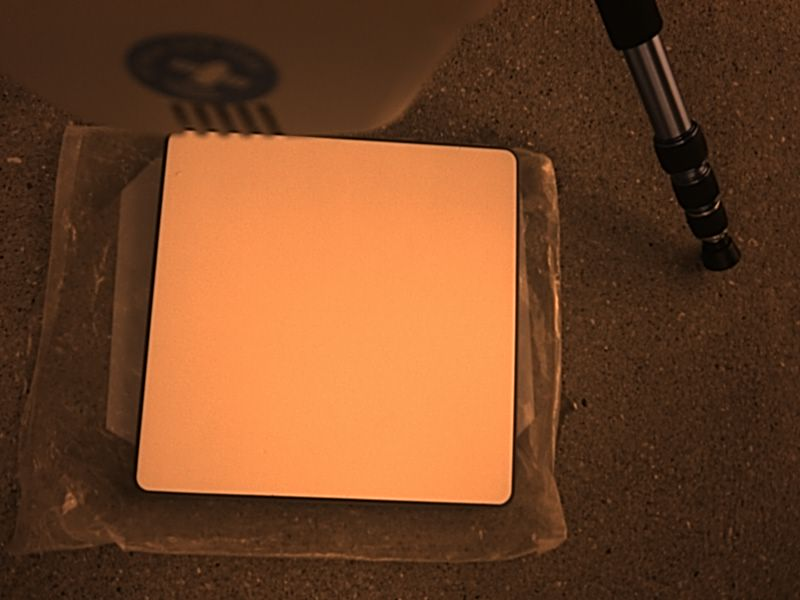
%> input picture CascadingSentera/field_test/NDRE/cal.jpg, 800 x 600 px
$ octave MergeToNDVI.m   (GNU Octave 9; MATLAB toolbox functions it lacks are replaced by stand-ins)
%> lines starting %> are read from the running program, lines starting %| are printed output that depends on the picture
% MergeToNDVI
% Script for merging RGB and NDRE images taken by the Sentera into a single
% NDVI image
% Instructions: Fill out the two fields in the Input section below, then
% run. The NDVI image will appear in a popup from which it can be saved as a
% .jpg


% ----- INPUT -----
% session: enter name of session. This will also be the directory name.
session = 'field_test';
% imgName: enter name of image of interest. It will be the same in both the
% nRGB and NDRE folders.
imgName = 'cal.jpg';
% exposure: the image exposure time (in secons) for the RGB and NIR images
ev_rgb = 1/547;
ev_nir = 1/130;
% ISO: the image ISO for the RGB and NIR images
iso_rgb = 1328;
iso_nir = 1600;

% ----- End Input: just hit run -----

rgbImgPath = [session '/nRGB/' imgName];
nirImgPath = [session '/NDRE/' imgName];

rgbRaw = imread(rgbImgPath);
%> rgbRaw is the input picture: size 600x800x3 uint8; mean R, G, B 115.8, 69.8, 39
nirRaw = imread(nirImgPath);

rgbRaw = imresize(rgbRaw, 1);
nirRaw = imresize(nirRaw, 1);

bandDataSep = zeros(size(rgbRaw,1), size(rgbRaw,2), 5);
bandDataNorm = zeros(size(rgbRaw,1), size(rgbRaw,2), 5);

% remove cross-band interferance
bandDataSep(:,:,1) = -0.061*rgbRaw(:,:,1) - 0.182*rgbRaw(:,:,2) + 1.377*rgbRaw(:,:,3); % blue
bandDataSep(:,:,2) = -0.329*rgbRaw(:,:,1) + 1.420*rgbRaw(:,:,2) - 0.199*rgbRaw(:,:,3); % green
bandDataSep(:,:,3) = +1.150*rgbRaw(:,:,1) - 0.110*rgbRaw(:,:,2) - 0.034*rgbRaw(:,:,3); % red
bandDataSep(:,:,4) = +1.000*nirRaw(:,:,1) - 0.956*nirRaw(:,:,3); % red edge
bandDataSep(:,:,5) = -0.341*nirRaw(:,:,1) + 2.436*nirRaw(:,:,3); % NIR

% account for camera's sensitivity difference (Step 1)
bandDataNorm(:,:,1:3) = bandDataSep(:,:,1:3) / (ev_rgb * (iso_rgb / 100));
bandDataNorm(:,:,4:5) = bandDataSep(:,:,4:5) / (ev_nir * (iso_nir / 100));

% account for camera's sensitivity difference (Step 2)
k = 255 / max(bandDataNorm(:));
%> k = 0.0258
bandDataNorm = bandDataNorm .* k;
rgb_coef = k / (ev_rgb * (iso_rgb / 100));
%> rgb_coef = 1.06
nir_coef = k / (ev_nir * (iso_nir / 100));
%> nir_coef = 0.21

% calculate NDVI
ndvi = (bandDataNorm(:,:,5) - bandDataNorm(:,:,3)) ./ (bandDataNorm(:,:,5) + bandDataNorm(:,:,3));
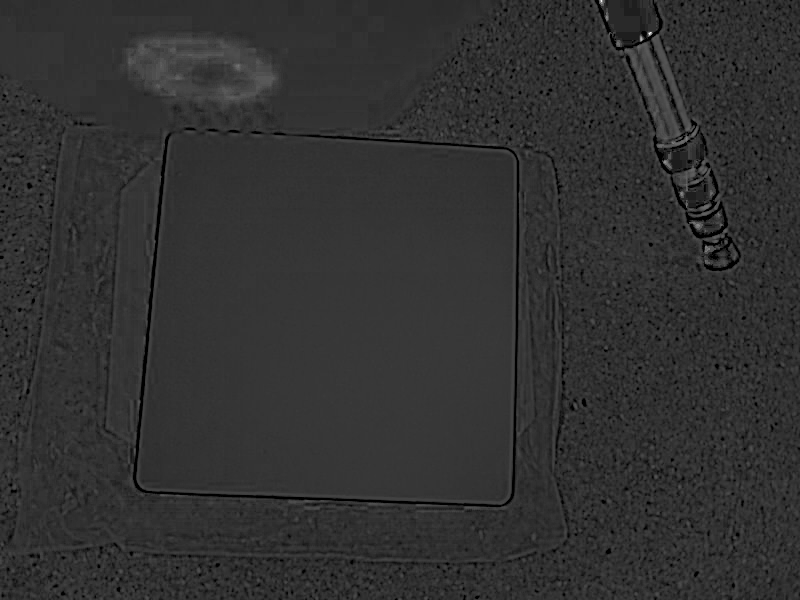
%> ndvi: size 600x800 double; min -1, max 0.369, mean -0.733; drawn with min black and max white
ndre = (bandDataNorm(:,:,5) - bandDataNorm(:,:,4)) ./ (bandDataNorm(:,:,5) + bandDataNorm(:,:,4));

% clamp 0-1
ndvi(ndvi<0) = 0;
ndre(ndre<0) = 0;
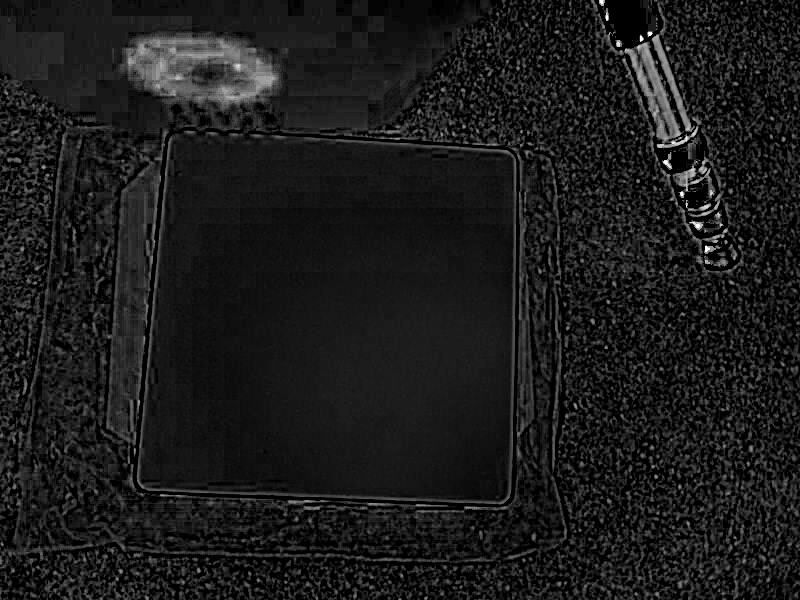
%> ndre: size 600x800 double; min 0, max 1, mean 0.108

% grab images
rgbSep = zeros(size(rgbRaw,1), size(rgbRaw,2), 3);
rgbSep(:,:,1) = bandDataSep(:,:,3);
rgbSep(:,:,2) = bandDataSep(:,:,2);
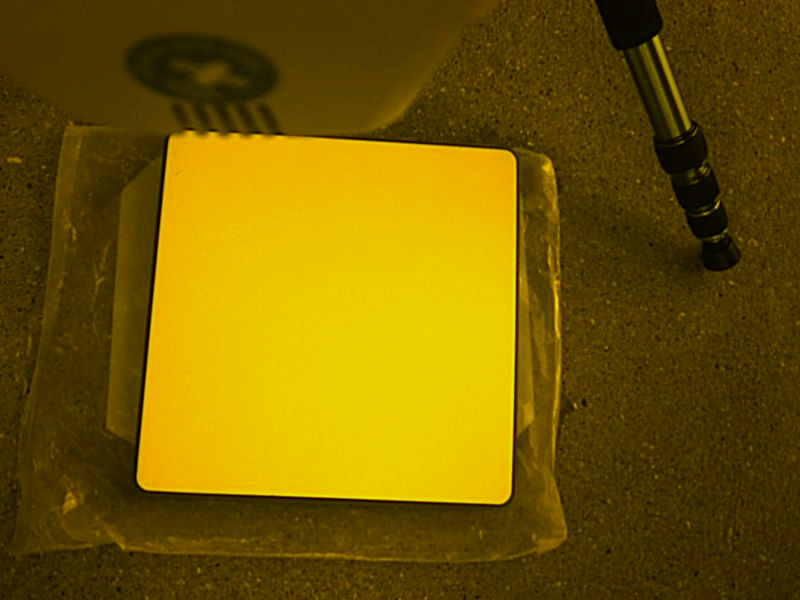
%> rgbSep: size 600x800x3 double; mean R, G, B 116.3, 91.4, 0
rgbSep(:,:,3) = bandDataSep(:,:,1);

nirSep = zeros(size(rgbRaw,1), size(rgbRaw,2), 3);
nirSep(:,:,1) = bandDataSep(:,:,5); % red
nirSep(:,:,2) = bandDataSep(:,:,5); % green
nirSep(:,:,3) = bandDataSep(:,:,4); % blue
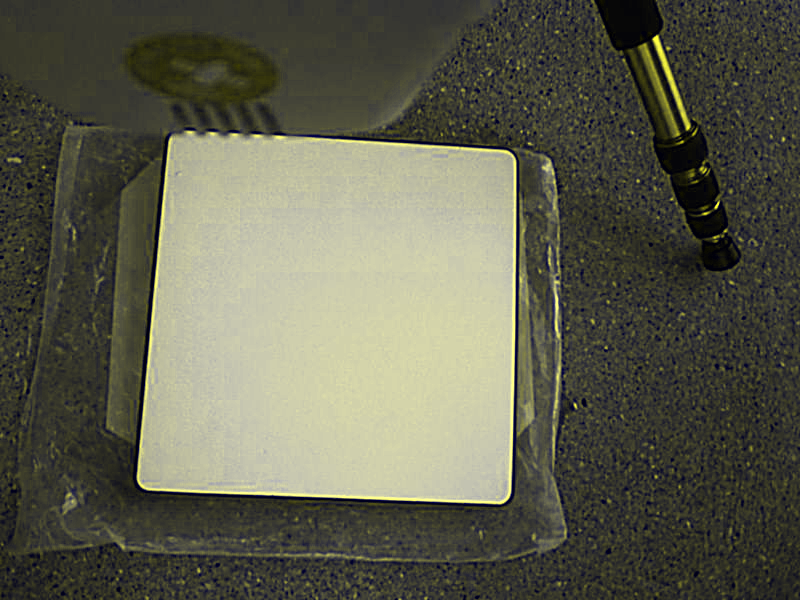
%> nirSep: size 600x800x3 double; mean R, G, B 94.9, 94.9, 78.5

rgbNorm = zeros(size(rgbRaw,1), size(rgbRaw,2), 3);
rgbNorm(:,:,1) = bandDataNorm(:,:,3);
rgbNorm(:,:,2) = bandDataNorm(:,:,2);
rgbNorm(:,:,3) = bandDataNorm(:,:,1);

nirNorm = zeros(size(rgbRaw,1), size(rgbRaw,2), 3);
nirNorm(:,:,1) = bandDataNorm(:,:,5);
nirNorm(:,:,2) = bandDataNorm(:,:,5);
nirNorm(:,:,3) = bandDataNorm(:,:,4);


figure(1);
subplot(2,3,1); imshow(uint8(rgbSep)); title("RGB: Band Separated");
subplot(2,3,2); imshow(uint8(rgbSep(:,:,1))); title("RGB: Band Separated, Red Only");
subplot(2,3,3); histogram(rgbSep(:,:,1)); title("RGB: Band Separated, Red Only");
subplot(2,3,4); imshow(uint8(nirSep)); title("NIR: Band Separated");
subplot(2,3,5); imshow(uint8(nirSep(:,:,1))); title("NIR: Band Separated, NIR Only");
subplot(2,3,6); histogram(nirSep(:,:,1)); title("NIR: Band Separated, NIR Only");
figure(2);
subplot(2,3,1); imshow(uint8(rgbNorm)); title("RGB: Normalized");
subplot(2,3,2); imshow(uint8(rgbNorm(:,:,1))); title("RGB: Normalized, Red Only");
subplot(2,3,3); histogram(rgbNorm(:,:,1)); title("RGB: Normalized, Red Only");
subplot(2,3,4); imshow(uint8(nirNorm)); title("NIR: Normalized");
%> after `imshow(uint8(nirNorm))`:
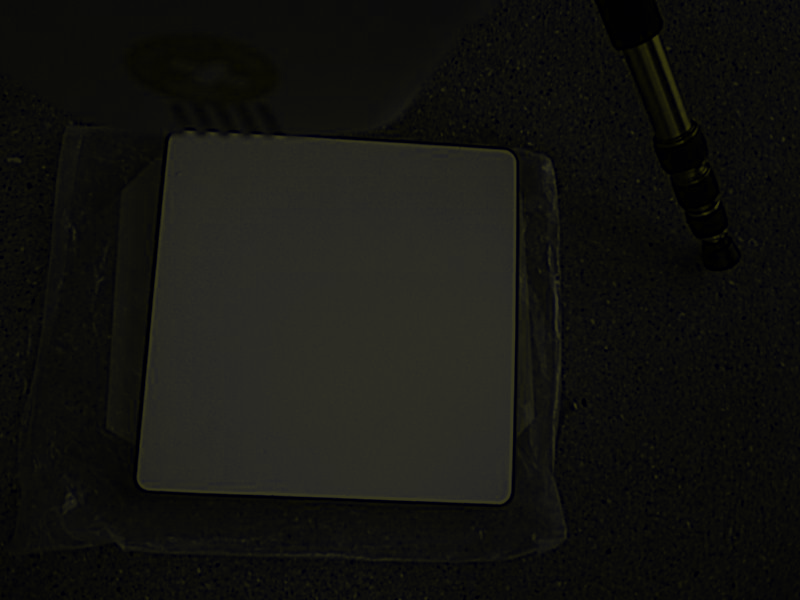
%> displayed picture: size 600x800x3, on the screen's scale of 0 to 255; mean R, G, B 19.9, 19.9, 16.4
subplot(2,3,5); imshow(uint8(nirNorm(:,:,1))); title("NIR: Normalized, NIR Only");
subplot(2,3,6); histogram(nirNorm(:,:,1)); title("NIR: Normalized, NIR Only");
%> after `title("NIR: Normalized, NIR Only")`:
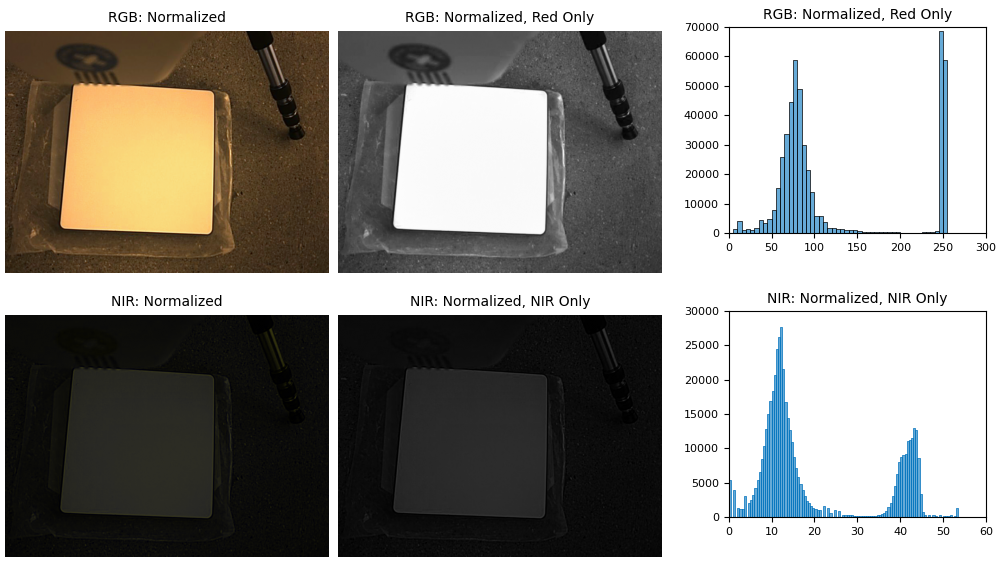
%> figure redrawn from the program's plot data, 6 panels
figure(3);
subplot(2,2,1); imshow(ndvi); title("NDVI");
subplot(2,2,2); histogram(ndvi); title("NDVI");
subplot(2,2,3); imshow(ndre); title("NDRE");
subplot(2,2,4); histogram(ndre); title("NDRE");
%> after `title("NDRE")`:
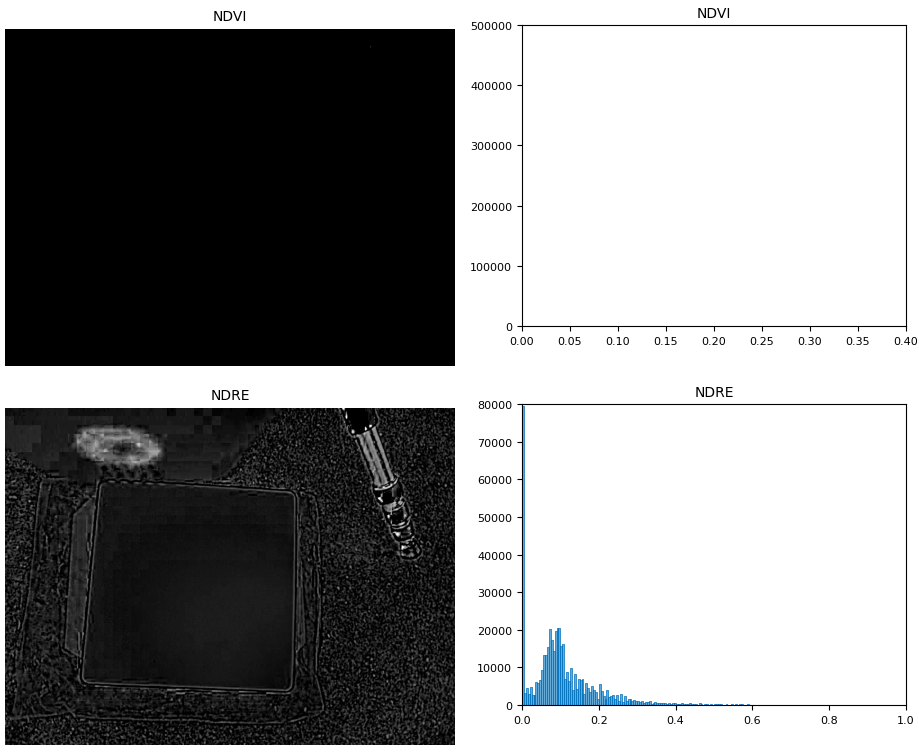
%> figure redrawn from the program's plot data, 4 panels

$ run again, with CascadingSentera/field_test/NDRE/img.jpg copied over CascadingSentera/field_test/NDRE/cal.jpg
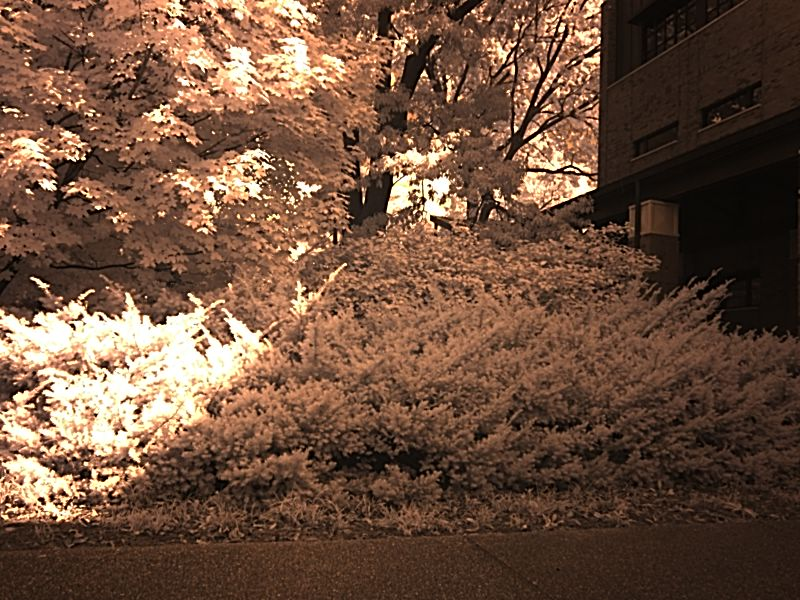
%> input picture CascadingSentera/field_test/NDRE/img.jpg, 800 x 600 px
%> rgbRaw is the input picture: size 600x800x3 uint8; mean R, G, B 109.2, 79.6, 60.7
%> k = 0.0243
%> rgb_coef = 1
%> nir_coef = 0.197
%> `ndre(ndre<0) = 0;`:
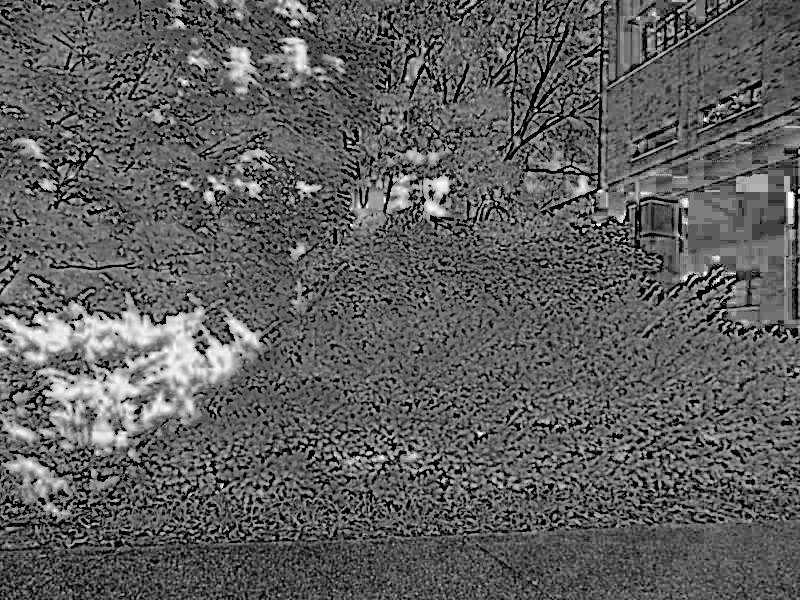
%> ndre: size 600x800 double; 0% of the values are NaN or infinite; the others: min 0, max 1, mean 0.374; drawn with min black, max white, NaN and infinite black
%> `title("NDRE")`:
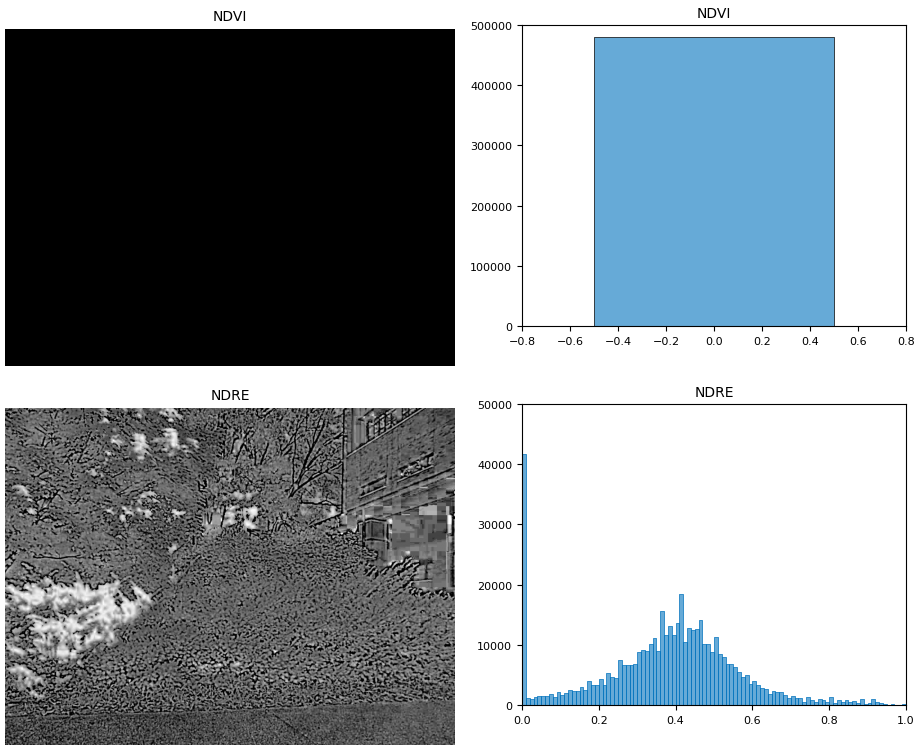
%> figure redrawn from the program's plot data, 4 panels
